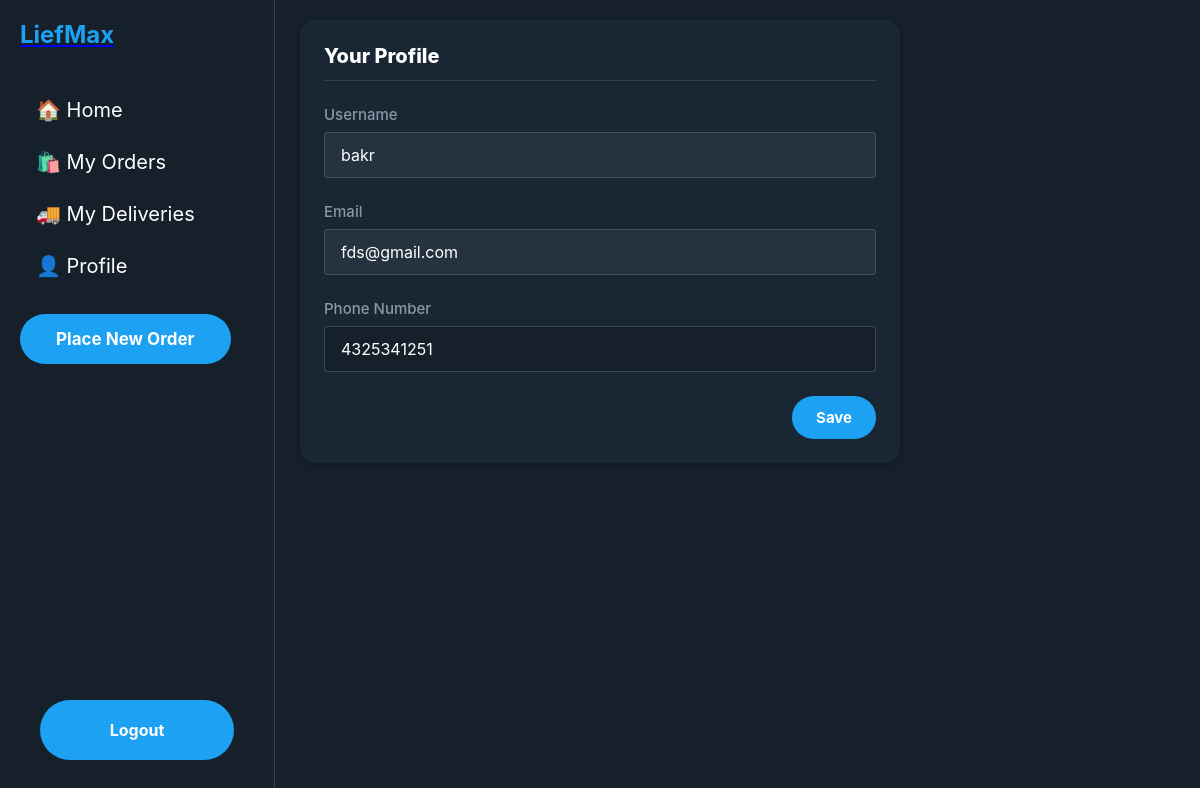
/profile/ (signed in), run on the app's committed database.
### orders/models.py (models this page shows, shortened)
class Profile(models.Model):
    user = models.OneToOneField(User, on_delete=models.CASCADE, related_name='profile')
    phone_number = models.CharField(max_length=15, blank=True, null=True)
    expected_delivery_time = models.TimeField(blank=True, null=True)

### orders/views.py (the view, shortened to what this page needs)
# urls.py: path('profile/', views.profile_view, name='profile'),
def profile_view(request):
    if not request.user.is_authenticated:
        messages.error(request, "You need to log in to see your profile.")
        return redirect(f"{reverse('login')}?next={request.path}")
    profile = request.user.profile
    return render(request, 'accounts/profile.html', {'profile': profile})

### orders/templates/accounts/profile.html (shortened to what this page needs)
{% extends "base.html" %}
{% block content %}
<!DOCTYPE html>
<html>
<head>
</head>
<body>
    <main class="main-container">
        <div class="profile-container">
            <h1>Your Profile</h1>
            <form method="post">
                <div class="form-group">
                    <label for="username">Username</label>
                    <input type="text" id="username" value="{{ profile.user.username }}" readonly>
                </div>
                <div class="form-group">
                    <label for="email">Email</label>
                    <input type="email" id="email" value="{{ profile.user.email }}" readonly>
                </div>
                <div class="form-group">
                    <label for="phone_number">Phone Number</label>
                    <input type="text" id="phone_number" name="phone_number" value="{{ profile.phone_number }}" required>
                </div>
                <button type="submit">Save</button>
            </form>
        </div>
    </main>
</body>
</html>
{% endblock %}

### orders/templates/base.html (style rules this page uses)
:root { --background: #15202B; --text: #FFFFFF; --secondary-text: #8899A6; --border: #38444D; --primary: #1DA1F2; --hover: #192734; --card-bg: #192734; }
* { margin: 0; padding: 0; box-sizing: border-box; font-family: -apple-system, BlinkMacSystemFont, "Segoe UI", Roboto, Helvetica, Arial, sans-serif; }
body { display: flex; min-height: 100vh; background: var(--background); color: var(--text); flex-direction: column; }

### orders/templates/accounts/profile.html (style rules this page uses)
:root { --twitter-blue: #1DA1F2; --twitter-dark: #15202B; --twitter-darker: #192734; --twitter-light: #8899A6; --twitter-lighter: #FFFFFF; }
* { box-sizing: border-box; margin: 0; padding: 0; }
body { background-color: var(--twitter-dark); color: var(--twitter-lighter); font-family: -apple-system, BlinkMacSystemFont, "Segoe UI", Roboto, Helvetica, Arial, sans-serif; margin: 0; padding: 0; min-height: 100vh; }
.main-container { width: 100%; max-width: 1280px; margin: 0 auto; padding: 0 16px; }
.profile-container { max-width: 600px; margin: 20px auto; background-color: var(--twitter-darker); border-radius: 16px; padding: 24px; box-shadow: 0 2px 8px rgba(0,0,0,0.2); }
h1 { color: var(--twitter-lighter); font-size: 20px; font-weight: 800; margin-bottom: 24px; padding-bottom: 12px; border-bottom: 1px solid rgba(136, 153, 166, 0.2); }
form { display: flex; flex-direction: column; gap: 24px; }
.form-group { display: flex; flex-direction: column; gap: 8px; }
label { color: var(--twitter-light); font-size: 15px; font-weight: 500; }
input { background-color: var(--twitter-dark); border: 1px solid rgba(136, 153, 166, 0.3); border-radius: 4px; padding: 12px 16px; color: var(--twitter-lighter); font-size: 16px; transition: all 0.2s ease; width: 100%; }
input[readonly] { background-color: rgba(136, 153, 166, 0.1); cursor: not-allowed; }
button { background-color: var(--twitter-blue); color: white; border: none; border-radius: 9999px; padding: 12px 24px; font-size: 15px; font-weight: 700; cursor: pointer; transition: background-color 0.2s ease; align-self: flex-end; }

### data on the page
Profile: user.username "bakr", user.email "fds@gmail.com", phone_number "4325341251"
